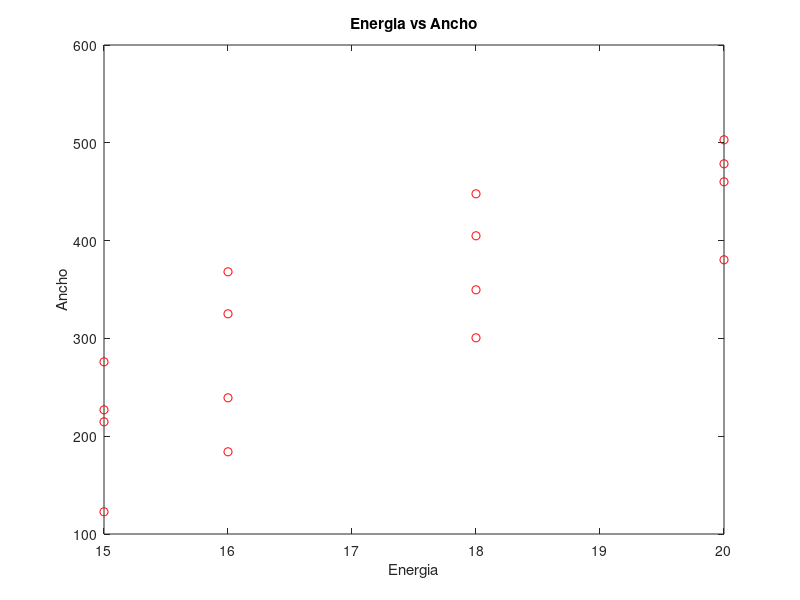

Recreate this plot in MATLAB.
%%Grafico energia vs ancho

x2 = [20,18,16,15,20,18,16,15,20,18,16,15,20,18,16,15];
y2 = [380.368,300.613,184.049,122.699,460.123,349.693,239.264,214.724,478.528,404.908,325.153,226.994,503.067,447.853,368.098,276.074];
x2=x2'
y2=y2'

figure
plot(x2,y2,'or')
xlabel('Energia')
ylabel('Ancho')
title('Energia vs Ancho')